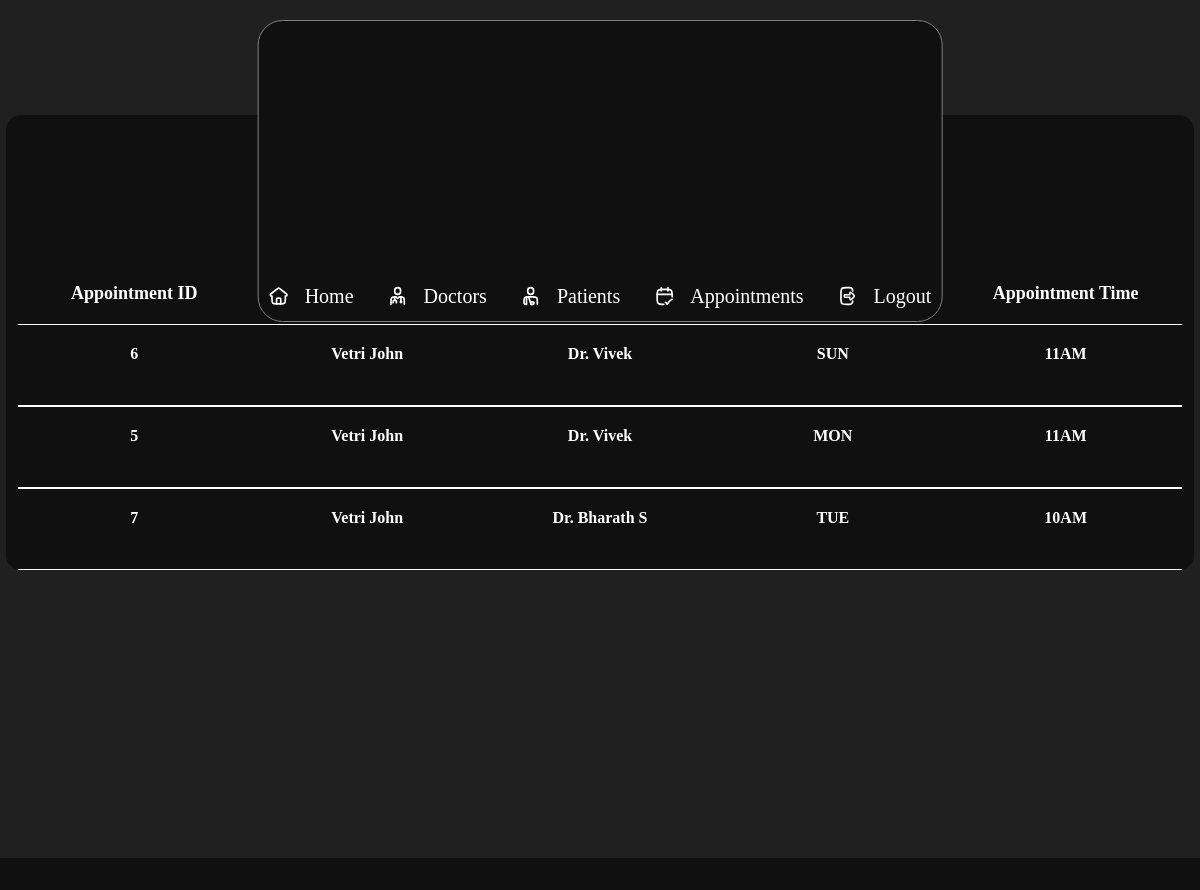
/appointment_list, run on the app's committed database.
### tables this page shows
CREATE TABLE APPOINTMENTS(
                APPOINTMENT_ID INTEGER PRIMARY KEY AUTOINCREMENT,
                PATIENT_ID INTEGER,
                PATIENT_NAME TEXT,
                DOC_ID INTEGER,
                DOC_NAME TEXT,
                APPOINTMENT_DATE DATE,
                APPOINTMENT_TIME TIME,
                STATUS TEXT,
                FOREIGN KEY (PATIENT_ID) REFERENCES PATIENTS (PATIENT_ID),
                FOREIGN KEY (PATIENT_NAME) REFERENCES PATIENTS (PATIENT_NAME),
                FOREIGN KEY (DOC_ID) REFERENCES DOCTORS (DOC_ID),
                FOREIGN KEY (DOC_NAME) REFERENCES DOCTORS (DOC_NAME),
                UNIQUE (DOC_ID, APPOINTMENT_DATE, APPOINTMENT_TIME));

### app.py (the view)
@app.route('/appointment_list')
def appointment_list():
    name = request.args.get('name', '').strip()
    con=sqlite3.connect(database)
    cur=con.cursor()
    if name:
        cur.execute("SELECT APPOINTMENT_ID,PATIENT_NAME,DOC_NAME,APPOINTMENT_DATE,APPOINTMENT_TIME, STATUS FROM APPOINTMENTS GROUP BY STATUS ORDER BY STATUS WHERE PATIENT_NAME LIKE ?", ('%'+name+'%',))
    else:
        cur.execute("SELECT APPOINTMENT_ID,PATIENT_NAME,DOC_NAME,APPOINTMENT_DATE,APPOINTMENT_TIME, STATUS FROM APPOINTMENTS GROUP BY STATUS ORDER BY STATUS")
    apptab = cur.fetchall()
    con.close()
    return render_template("admin/appointments.html",apptab=apptab, search=name)

### Templates/admin/appointments.html (shortened to what this page needs)
<!DOCTYPE html>
<html lang="en">
<head>
    <link rel="stylesheet" href="{{ url_for('static', filename='css/admindash.css') }}">
</head>
<body>
    <section class="main">
        <div class="navbar" style="padding-top: 250px;">
            <div class="icon">
                <img src="{{ url_for('static',filename='icons/home.svg')}}" alt="">
                <a href="/admin_dashboard">Home</a>
            </div>
            <div class="icon">
                <img src="{{ url_for('static',filename='icons/doc.svg')}}" alt="">
                <a href="/doctor_list">Doctors</a>
            </div>
            <div class="icon">
                <img src="{{ url_for('static',filename='icons/patient.svg')}}" alt="">
                <a href="/patient_list">Patients</a>
            </div>
            <div class="icon">
                <img src="{{ url_for('static',filename='icons/app.svg')}}" alt="">
                <a href="/appointment_list">Appointments</a>
            </div>
            <div class="icon">
                <img src="{{ url_for('static',filename='icons/logout.svg')}}" alt="">
                <a href="/">Logout</a>
            </div>
        </div>
        <div class="view" style="height: 96vh;">
            <div class="appointments">
                <h1 id="hmm">Appointments List</h1>
                <form class="searchbar" method="get" action="{{ url_for('appointment_list') }}">
                    <button type="submit" style="padding:6px 10px;">Search</button>
                </form>
                <div class="titlee">
                    <div class="app">
                        <h1>Appointment ID</h1>
                    </div>
                    <div class="patient">
                        <h1>Patient Name</h1>
                    </div>
                    <div class="patient">
                        <h1>Doctor Name</h1>
                    </div>
                    <div class="patient">
                        <h1>Appointment Date</h1>
                    </div>
                    <div class="patient">
                        <h1>Appointment Time</h1>
                    </div>
                </div>
                {% for i in apptab%}
                <div class="title">
                    <div class="app">
                        <h1>{{i[0]}}</h1>
                    </div>
                    <div class="patient">
                        <h1>{{i[1]}}</h1>
                    </div>
                    <div class="patient">
                        <h1>{{i[2]}}</h1>
                    </div>
                    <div class="patient">
                        <h1>{{i[3]}}</h1>
                    </div>
                    <div class="patient">
                        <h1>{{i[4]}}</h1>
                    </div>
                </div>
                {% endfor %}
            </div>
        </div>
    </section>
</body>
</html>

### Static/css/admindash.css (style rules this page uses)
* { margin: 0; padding: 0; }
body { background-color: #202021; }
.main { width: 100%; min-height: 100vh; background-color: #101010; margin-top: 90px; }
.navbar { width: auto; height: 50px; background-color: #101010; border-radius: 25px; border: 1px solid grey; position: fixed; display: flex; align-items: center; justify-content: space-evenly; top: 20px; left: 50%; transform: translate(-50%); z-index: 99999; gap: 1.5em; padding-left: 5px; padding-right: 5px; }
.navbar h1, a { color: white; font-family: 'sfpror'; font-size: 20px; text-decoration: none; }
.icon { display: flex; align-items: center; gap: 1em; height: 40px; border-radius: 25px; padding-left: 5px; padding-right: 5px; cursor: pointer; }
.icon img { width: 20px; }
.view { width:100%; background-color: #202021; overflow-y: scroll; overflow-x: hidden; scrollbar-width: none; display: flex; align-items: center; flex-direction: column; font-family: 'sfpror'; }
.appointments { width: 99%; min-height: 300px; background-color: #f55a00; background-color: #101010; margin-top: 25px; border-radius: 15px; margin-bottom: 5px; display: flex; flex-direction: column; justify-content: center; align-items: center; }
.appointments h1 { color: white; font-family: 'sfprob'; font-size: 25px; }
#hmm { color: white; font-family: 'sfprob'; font-size: 25px; padding-right: 20px; padding-top: 20px; }
.titlee { width: 98%; display: flex; justify-content: space-between; padding-bottom: 20px; }
.titlee > div { flex: 1; text-align: center; }
.titlee h1 { font-family: 'sfpror'; font-size: 18px; color:white; padding-top: 30px; }
.title { width: 98%; height: auto; display: flex; justify-content: space-between; border-top: 1px solid white; border-bottom: 1px solid white; cursor: pointer; height: 80px; }
.title > div { flex: 1; text-align: center; }
.title h1 { font-family: 'sfpror'; font-size: 16px; color:white; padding-top: 20px; padding-bottom: 20px; }
button { width: 90px; height: 30px; cursor: pointer; border-radius: 10px; border: none; font-family: 'sfpror'; }
.searchbar { height: 50px; width: 500px; margin-top: 20px; margin-bottom: 20px; display: flex; align-items: center; justify-content: space-evenly; }
.searchbar button { background-color: #5672c2; height: 40px; color: white; }

### data on the page
APPOINTMENTS: APPOINTMENT_ID "6", PATIENT_NAME "Vetri John", DOC_NAME "Dr. Vivek", APPOINTMENT_DATE "SUN", APPOINTMENT_TIME "11AM"
APPOINTMENTS: APPOINTMENT_ID "5", PATIENT_NAME "Vetri John", DOC_NAME "Dr. Vivek", APPOINTMENT_DATE "MON", APPOINTMENT_TIME "11AM"
APPOINTMENTS: APPOINTMENT_ID "7", PATIENT_NAME "Vetri John", DOC_NAME "Dr. Bharath S", APPOINTMENT_DATE "TUE", APPOINTMENT_TIME "10AM"
